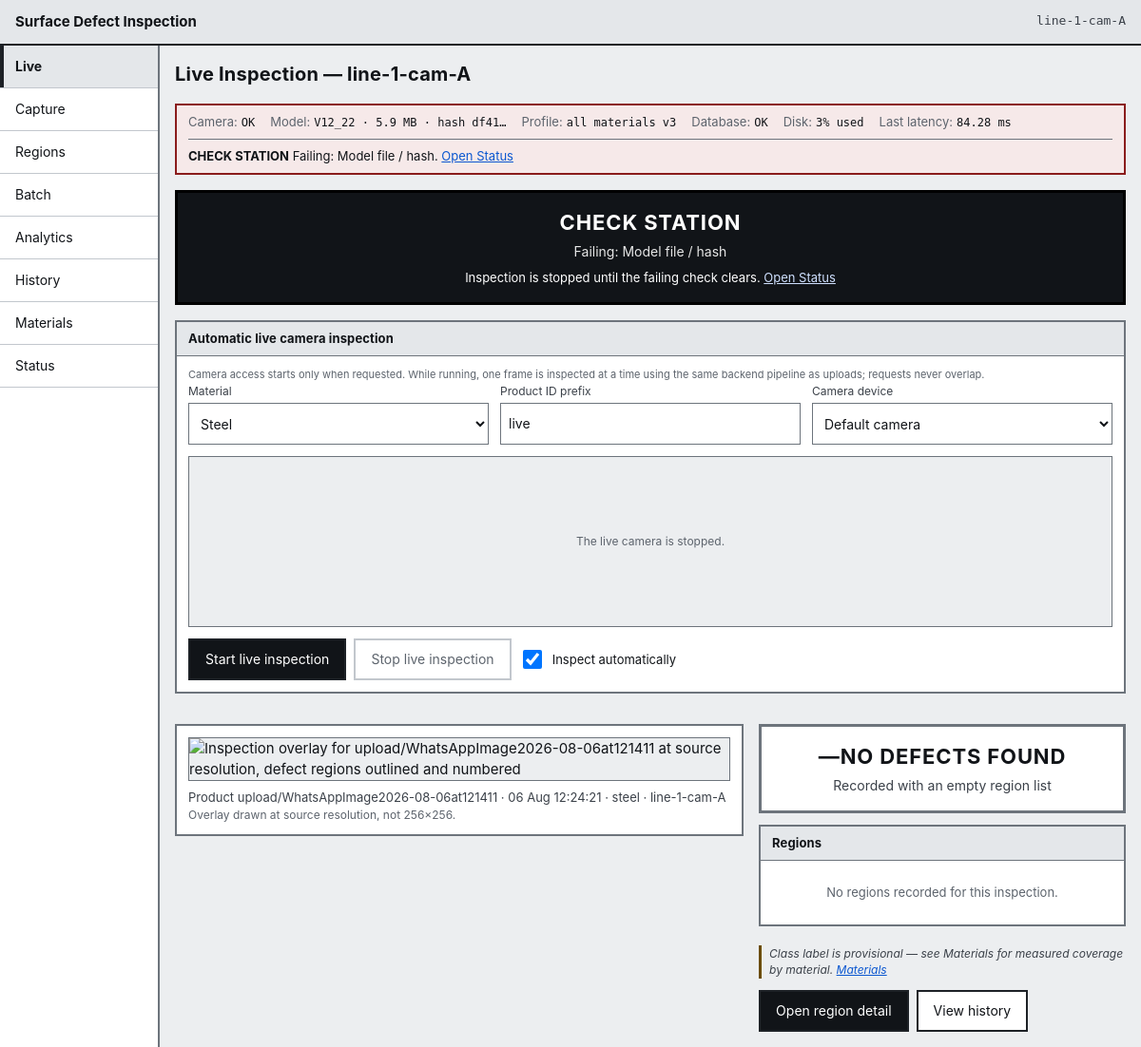
The app's page /live, older data.
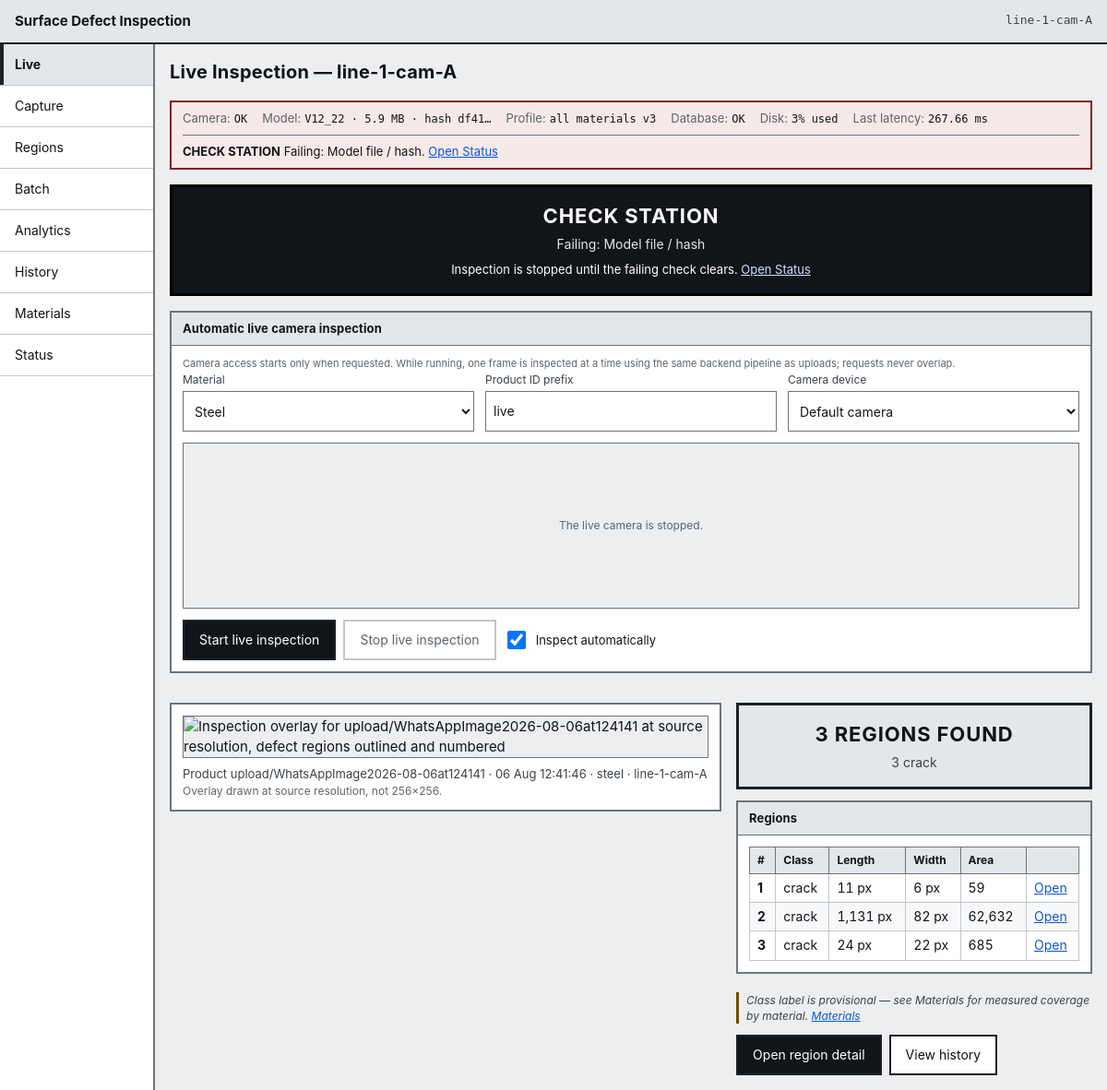
The same page, newer data.
### tables this page shows
CREATE TABLE station (
    station_id    INTEGER PRIMARY KEY AUTOINCREMENT,
    station_code  TEXT NOT NULL UNIQUE,
    line_code     TEXT NOT NULL,
    mm_per_pixel  REAL,               -- NULL until the station is calibrated
    camera_status TEXT NOT NULL DEFAULT 'ok',
    created_at    TEXT NOT NULL
);

CREATE TABLE model_version (
    model_version_id INTEGER PRIMARY KEY AUTOINCREMENT,
    file_name        TEXT NOT NULL,
    version          TEXT NOT NULL,
    artefact_sha256  TEXT NOT NULL UNIQUE,
    parameter_count  INTEGER,
    size_mb          REAL,
    precision        TEXT,
    latency_ms       REAL,
    created_at       TEXT NOT NULL,
    is_active        INTEGER NOT NULL DEFAULT 0 CHECK (is_active IN (0, 1))
);

CREATE TABLE inspection (
    inspection_id      INTEGER PRIMARY KEY AUTOINCREMENT,
    station_id         INTEGER NOT NULL REFERENCES station (station_id),
    profile_id         INTEGER NOT NULL REFERENCES profile (profile_id),
    model_version_id   INTEGER NOT NULL REFERENCES model_version (model_version_id),
    material_id        INTEGER REFERENCES material (material_id),
    batch_run_id       INTEGER REFERENCES batch_run (batch_run_id),
    image_sha256       TEXT,
    product_id         TEXT,
    captured_at        TEXT NOT NULL,
    processed_at       TEXT NOT NULL,
    status             TEXT NOT NULL CHECK (status IN (
                           'regions_found', 'clean',
                           'acquisition_failure', 'processing_failure')),
    region_count       INTEGER NOT NULL DEFAULT 0,
    latency_ms         REAL,
    source_image_path  TEXT,
    overlay_image_path TEXT,
    error_code         TEXT,
    error_message      TEXT
);

CREATE TABLE material (
    material_id    INTEGER PRIMARY KEY AUTOINCREMENT,
    material_code  TEXT NOT NULL UNIQUE,
    material_name  TEXT NOT NULL,
    support_status TEXT NOT NULL CHECK (support_status IN (
                       'supported', 'one_product_only', 'thin_coverage',
                       'typing_unsupported', 'not_supported', 'under_evaluation')),
    notes          TEXT
);

CREATE TABLE defect_region (
    region_id     INTEGER PRIMARY KEY AUTOINCREMENT,
    inspection_id INTEGER NOT NULL REFERENCES inspection (inspection_id) ON DELETE CASCADE,
    region_index  INTEGER NOT NULL,
    class_id      INTEGER NOT NULL REFERENCES defect_class (class_id),
    area_px       INTEGER NOT NULL,
    length_px     REAL NOT NULL,
    max_width_px  REAL NOT NULL,
    bbox_x        INTEGER NOT NULL,
    bbox_y        INTEGER NOT NULL,
    bbox_width    INTEGER NOT NULL,
    bbox_height   INTEGER NOT NULL,
    centroid_x    REAL,
    centroid_y    REAL,
    UNIQUE (inspection_id, region_index)
);

CREATE TABLE defect_class (
    class_id     INTEGER PRIMARY KEY,
    class_code   TEXT NOT NULL UNIQUE,
    display_name TEXT NOT NULL
);

### app/routes/pages.py (the view)
@router.get("/live", response_class=HTMLResponse)
def live(
    request: Request,
    conn: sqlite3.Connection = Depends(get_db),
    settings: Settings = Depends(settings_dep),
) -> HTMLResponse:
    context = _base_context(request, conn, settings, "live")
    row = inspections.latest(conn, settings.station_id) or inspections.latest(conn)
    context["view"] = inspection_view(conn, int(row["inspection_id"])) if row else None
    context["poll_ms"] = settings.live_poll_ms
    return _templates(request).TemplateResponse(request, "live.html", context)

### app/templates/live.html (shortened to what this page needs)
{% extends "base.html" %}
{% block heading %}Live Inspection &mdash; {{ station }}{% endblock %}
{% block content %}
{% if health.blocks_inspection %}
  <div class="banner banner--check_station" role="alert">
    <p class="banner__headline">CHECK STATION</p>
    <p class="banner__detail">Failing: {{ health.failing|join(", ") }}</p>
    <p class="banner__reason">Inspection is stopped until the failing check clears. <a href="/status">Open Status</a></p>
  </div>
{% endif %}
<section class="panel live-camera" id="live-camera-root"
         data-poll-ms="{{ poll_ms }}"
         data-station="{{ station }}"
         data-blocked="{{ 'true' if health.blocks_inspection else 'false' }}">
  <h2 class="panel__title">Automatic live camera inspection</h2>
  <p class="field__hint">
    Camera access starts only when requested. While running, one frame is inspected at
    a time using the same backend pipeline as uploads; requests never overlap.
  </p>
  <div class="filter-bar">
    <div class="field">
      <label for="live-material">Material</label>
      <select id="live-material">
        <option value="steel">Steel</option>
      </select>
    </div>
    <div class="field">
      <label for="live-product">Product ID prefix</label>
      <input id="live-product" type="text" value="live" autocomplete="off">
    </div>
    <div class="field">
      <label for="live-camera-device">Camera device</label>
      <select id="live-camera-device"><option value="">Default camera</option></select>
    </div>
  </div>
  <div class="capture__stage live-camera__stage">
    <p class="capture__placeholder" id="live-camera-placeholder">The live camera is stopped.</p>
  </div>
  <div class="button-row">
    <button type="button" class="button button--primary" id="live-camera-start">Start live inspection</button>
    <button type="button" class="button" id="live-camera-stop" disabled>Stop live inspection</button>
    <label class="toggle">
      <input type="checkbox" id="live-camera-auto" checked>
      <span>Inspect automatically</span>
    </label>
  </div>
</section>
{% if view %}
<div class="live" id="live-root" data-inspection-id="{{ view.inspection.inspection_id }}" data-poll-ms="{{ poll_ms }}">
  <section class="live__image panel" aria-label="Overlay">
    {% if view.has_overlay %}
      <img class="image-frame" id="live-overlay"
           src="{{ view.overlay_url }}"
           alt="Inspection overlay for {{ view.inspection.product_id }} at source resolution, defect regions outlined and numbered">
    {% else %}
      <div class="image-frame image-frame--empty" id="live-overlay-empty">
        <p>{% if view.inspection.status in ("acquisition_failure", "processing_failure") %}No overlay &mdash; the image was not processed.{% else %}No overlay stored.{% endif %}</p>
      </div>
    {% endif %}
    <p class="caption" id="live-caption">
      Product {{ view.inspection.product_id or "&mdash;" }} &middot;
      {{ view.inspection.captured_at|short_time }} &middot;
      {{ view.inspection.material_code or "unknown material" }} &middot;
      {{ view.inspection.station_code }}
      <span class="caption__note">Overlay drawn at source resolution, not 256&times;256.</span>
    </p>
  </section>
  <section class="live__summary" aria-label="Result">
    {% with summary = view.summary %}{% include "partials/result_banner.html" %}{% endwith %}
    {% with regions = view.regions, inspection_id = view.inspection.inspection_id %}
      {% include "partials/region_table.html" %}
    {% endwith %}
    <p class="note note--provisional">
      {{ provisional_note|safe }}
      <a href="/materials">Materials</a>
    </p>
    <div class="button-row">
      <a class="button button--primary" href="/regions?inspection_id={{ view.inspection.inspection_id }}&amp;region={{ view.regions[0].region_index if view.regions else 1 }}">Open region detail</a>
      <a class="button" href="/history">View history</a>
    </div>
  </section>
</div>
{% else %}
<div class="panel empty-state">
  <h2>No inspection recorded yet</h2>
  <p>The station has not produced a result. Seed the demo data with <code>python -m scripts.seed_db</code>, or advance the mock station with the demo control above.</p>
</div>
{% endif %}
{% endblock %}

### app/templates/base.html (shortened to what this page needs)
<!DOCTYPE html>
<html lang="en">
<head>
  <link rel="stylesheet" href="/static/css/base.css">
  <link rel="stylesheet" href="/static/css/layout.css">
  <link rel="stylesheet" href="/static/css/components.css">
  <link rel="stylesheet" href="/static/css/responsive.css">
</head>
<body data-screen="{{ active }}">
  <header class="app-bar">
    <span class="app-bar__title">{{ app_title }}</span>
    <span class="app-bar__station" title="Station">{{ station }}</span>
  </header>
  <div class="shell">
    {% include "partials/navigation.html" %}
    <main id="main" class="main" tabindex="-1">
      <div class="page-header">
        <h1 class="page-header__title">{% block heading %}{% endblock %}</h1>
      </div>
      {% if health is defined %}{% include "partials/health_strip.html" %}{% endif %}
      {% block content %}{% endblock %}
    </main>
  </div>
</body>
</html>

### app/templates/partials/navigation.html
<nav class="nav" aria-label="Screens">
  <ul class="nav__list">
    {% for item in nav_items %}
    <li class="nav__item">
      <a class="nav__link{% if item.key == active %} nav__link--current{% endif %}"
         href="{{ item.href }}"
         {% if item.key == active %}aria-current="page"{% endif %}>
        <span class="nav__label">{{ item.label }}</span>
      </a>
    </li>
    {% endfor %}
  </ul>
</nav>

### app/templates/partials/health_strip.html (shortened to what this page needs)
<section class="strip strip--{{ health.overall }}" aria-label="Station health">
  <ul class="strip__items">
    <li class="strip__item">
      <span class="strip__key">Camera</span>
      <span class="strip__value">{{ health.camera.state_label }}</span>
    </li>
    <li class="strip__item">
      <span class="strip__key">Model</span>
      <span class="strip__value">{{ health.model_version }}{% if health.model_size_mb %} &middot; {{ health.model_size_mb }} MB{% endif %} &middot; hash {{ health.model_sha_short }}</span>
    </li>
    <li class="strip__item">
      <span class="strip__key">Profile</span>
      <span class="strip__value">{{ health.profile_label }}{% if health.profile_version %} v{{ health.profile_version }}{% endif %}</span>
    </li>
    <li class="strip__item">
      <span class="strip__key">Database</span>
      <span class="strip__value">{{ health.database.state_label }}</span>
    </li>
    <li class="strip__item">
      <span class="strip__key">Disk</span>
      <span class="strip__value">{{ health.disk_value or health.disk.state_label }}</span>
    </li>
    <li class="strip__item">
      <span class="strip__key">Last latency</span>
      <span class="strip__value">{% if health.latency_ms %}{{ health.latency_ms }} ms{% else %}&mdash;{% endif %}</span>
    </li>
  </ul>
  {% if health.overall != "ok" %}
  <p class="strip__alert">
    <strong>{{ health.overall_label }}</strong>
    {% if health.failing %}Failing: {{ health.failing|join(", ") }}.{% endif %}
    <a href="/status">Open Status</a>
  </p>
  {% endif %}
</section>

### app/templates/partials/result_banner.html (shortened to what this page needs)
<div class="banner banner--{{ summary.state }}" role="status" aria-live="polite" id="result-banner">
  <p class="banner__headline">{{ summary.headline }}</p>
  {% if summary.detail %}<p class="banner__detail">{{ summary.detail }}</p>{% endif %}
</div>

### app/templates/partials/region_table.html
<div class="panel">
  <h2 class="panel__title" id="regions-heading">Regions</h2>
  {% if regions %}
  <div class="table-scroll">
    <table class="table table--compact" aria-labelledby="regions-heading">
      <thead>
        <tr>
          <th scope="col">#</th>
          <th scope="col">Class</th>
          <th scope="col">Length</th>
          <th scope="col">Width</th>
          <th scope="col">Area</th>
          <th scope="col"><span class="visually-hidden">Open</span></th>
        </tr>
      </thead>
      <tbody id="region-rows">
        {% for region in regions %}
        <tr>
          <th scope="row">{{ region.region_index }}</th>
          <td>{{ region.class_code }}</td>
          <td class="num">{{ region.length_px|px }}</td>
          <td class="num">{{ region.max_width_px|px }}</td>
          <td class="num">{{ region.area_px|number }}</td>
          <td><a class="link-action" href="/regions?inspection_id={{ inspection_id }}&amp;region={{ region.region_index }}">Open</a></td>
        </tr>
        {% endfor %}
      </tbody>
    </table>
  </div>
  {% else %}
  <p class="empty">No regions recorded for this inspection.</p>
  {% endif %}
</div>

### app/static/css/base.css (style rules this page uses)
:root { --ink: #111418; --ink-2: #3b4149; --ink-3: #5d646d; --paper: #ffffff; --bg: #eceef0; --panel-head: #e4e7ea; --line: #6d747c; --line-soft: #c2c7cd; --line-hard: #1d2126; --crack: #c62828; --scratch: #1565c0; --alert: #8a1c1c; --alert-bg: #f6e9e9; --warn: #6b4c00; --warn-bg: #f7f0dc; --ok: #14532d; --ok-bg: #e9f1ea; --focus: #0b57d0; --sp-1: 4px; --sp-2: 8px; --sp-3: 12px; --sp-4: 16px; --sp-5: 24px; --sp-6: 32px; --touch: 44px; --font: -apple-system, BlinkMacSystemFont, "Segoe UI", Roboto, "Helvetica Neue", Arial, sans-serif; --mono: ui-monospace, "DejaVu Sans Mono", "SFMono-Regular", Menlo, Consolas, monospace; }
*, *::before, *::after { box-sizing: border-box; }
html { -webkit-text-size-adjust: 100%; }
body { margin: 0; background: var(--bg); color: var(--ink); font-family: var(--font); font-size: 15px; line-height: 1.45; }
h1, h2, h3 { margin: 0; font-weight: 700; letter-spacing: 0.01em; }
h1 { font-size: 20px; }
h2 { font-size: 15px; }
p { margin: 0 0 var(--sp-3); }
p:last-child { margin-bottom: 0; }
a { color: var(--focus); }
.num { text-align: right; font-variant-numeric: tabular-nums; }

### app/static/css/layout.css (style rules this page uses)
.app-bar { display: flex; justify-content: space-between; align-items: center; gap: var(--sp-3); background: var(--panel-head); border-bottom: 2px solid var(--line-hard); padding: var(--sp-3) var(--sp-4); }
.app-bar__title { font-weight: 700; font-size: 15px; }
.app-bar__station { font-family: var(--mono); font-size: 13px; color: var(--ink-2); }
.shell { display: grid; grid-template-columns: 168px minmax(0, 1fr); align-items: start; min-height: calc(100vh - 49px); }
.nav { background: var(--paper); border-right: 2px solid var(--line); position: sticky; top: 0; align-self: stretch; }
.nav__list { list-style: none; margin: 0; padding: 0; }
.nav__item { border-bottom: 1px solid var(--line-soft); }
.nav__link { display: flex; align-items: center; min-height: var(--touch); padding: var(--sp-2) var(--sp-4); color: var(--ink); text-decoration: none; font-size: 14px; }
.nav__link--current { background: var(--panel-head); font-weight: 700; box-shadow: inset 4px 0 0 var(--line-hard); }
.main { padding: var(--sp-4); min-width: 0; display: flex; flex-direction: column; gap: var(--sp-4); }
.page-header { display: flex; flex-wrap: wrap; gap: var(--sp-3); justify-content: space-between; align-items: center; }
.live { display: grid; grid-template-columns: minmax(0, 1.55fr) minmax(320px, 1fr); gap: var(--sp-4); align-items: start; }
.live__summary { display: flex; flex-direction: column; gap: var(--sp-3); min-width: 0; }

Row changes from the older to the newer data that the page shows:
no longer on this page (row unchanged): inspection: latency_ms "84.28", inspection "upload/WhatsAppImage2026-08-06at121411", inspection.captured_at|short_time "06 Aug 12:24:21"
added inspection: latency_ms "267.66", inspection "upload/WhatsAppImage2026-08-06at124141", inspection.captured_at|short_time "06 Aug 12:41:46"
added defect_region: region_index "1", class_code "crack", length_px|px "11 px", max_width_px|px "6 px", area_px|number "59"
added defect_region: region_index "2", class_code "crack", length_px|px "1,131 px", max_width_px|px "82 px", area_px|number "62,632"
added defect_region: region_index "3", class_code "crack", length_px|px "24 px", max_width_px|px "22 px", area_px|number "685"
Text that changed along with them:
{{ summary.headline }}: "NO DEFECTS FOUND" → "3 REGIONS FOUND"
{{ summary.detail }}: "Recorded with an empty region list" → "3 crack"
text no longer shown: "No regions recorded for this inspection."
text now shown: "# Class Length Width Area"
